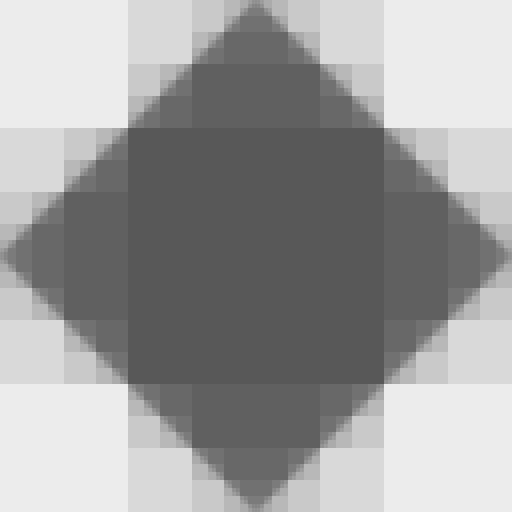
Frame 1 (no input)
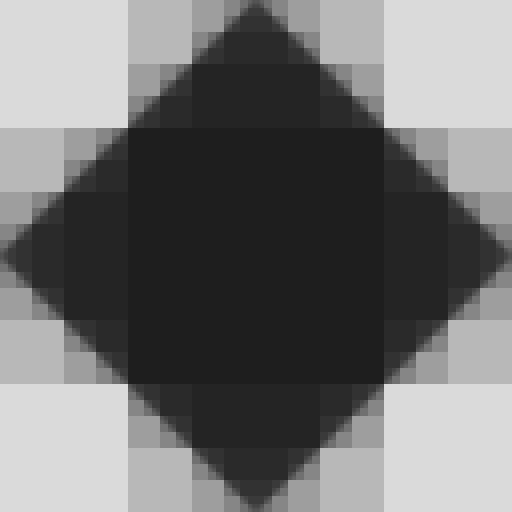
Frame 2 (the mouse pressed at the canvas centre, redrawn once)

The Processing sketch that drew these frames (run headless with seeded random() and noise(); the mouse was pressed at the canvas centre and the sketch redrawn once):

// Processing sketch: diamondSquares
// ── diamondSquares.pde
void setup() {
  size(512,512);
  background(#ffffff);
  fill(#000000,20);
  noStroke();
  rectMode(RADIUS);
}

void draw() {
  drawCircles(width/2,height/2,min(width,height)/2,6);
  noLoop();
}

void drawCircles(int x, int y, int r, int depth) {
  rect(x,y,r,r);
  if (depth>0) {
    drawCircles(x-r/2, y, r/2, depth-1);
    drawCircles(x+r/2, y, r/2, depth-1);
    drawCircles(x, y-r/2, r/2, depth-1);
    drawCircles(x, y+r/2, r/2, depth-1);
  }
}
